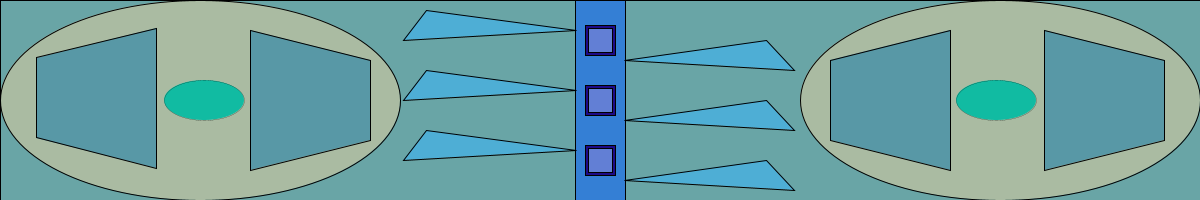
Frame 1 (no input)
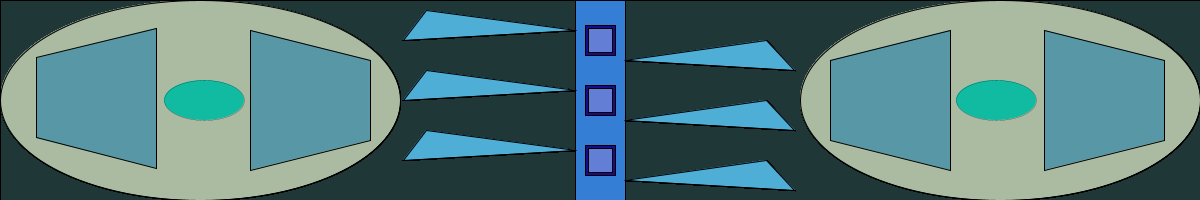
Frame 60 (the mouse pressed at the canvas centre just before this capture)
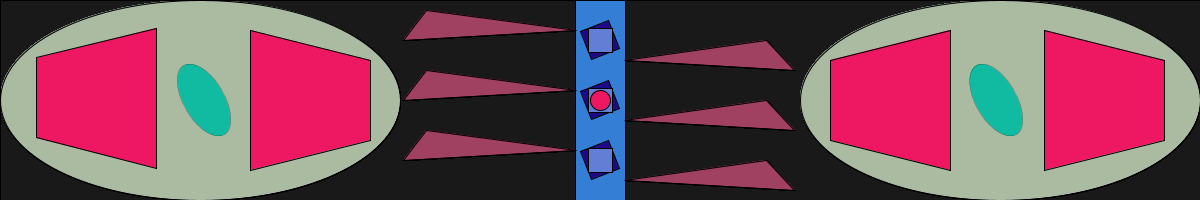
Frame 120 (the mouse held since frame 60 and released just before this capture)

The Processing sketch that drew these frames (run headless with seeded random() and noise(); from frame 60 on, the mouse is pressed at the canvas centre):

// Processing sketch: sketch_2
// ── sketch_2.pde
int triPos;
int triW;
int elSize;
int rectW;
int rectH;
int rectSize;
color triColor;
color quadColor;
int size;
 int x, y;

void setup (){
  size(1200,200);
  background(107, 168, 169);  
  triW = int(width*.48);
  elSize = 200;
  rectW = int(width*.5);
  rectH = int(height*.5);
  rectSize = int(width*.025); 
  rectMode(CENTER);
  triColor = color(random(0,255),random(0,255),100);
  quadColor = color(random(0,255),random(0,100),100);
  size = 200;
}

void draw (){ 
  fill(173, 191, 165);
  ellipse(elSize*5, elSize*.5, elSize*2, elSize);
  ellipse(elSize, elSize*.5, elSize*2, elSize);
  
  fill(53, 130, 217);
  rect(rectW, 0, 50, 400);
  
  pushMatrix();
  translate(width*.5, height*.5);
  rotate(radians(mouseX));
  rotate(radians(mouseY));
  fill(30, 10, 140); 
  rect(0, 0, rectSize, rectSize);
  popMatrix();
  
  pushMatrix();
  translate(width*.5, height*.2);
  rotate(radians(mouseX));
  rotate(radians(mouseY));
  rect(0, 0, rectSize , rectSize);
  popMatrix();
  
  pushMatrix();
  translate(width*.5, height*.8);
  rotate(radians(mouseX));
  rotate(radians(mouseY));
  rect(0, 0, rectSize , rectSize);
  popMatrix();
  
  fill(100, 130, 217);
  rect(rectW, rectH, rectSize*.8, rectSize*.8);
  rect(rectW, rectH*.4, rectSize*.8, rectSize*.8);
  rect(rectW, rectH*1.6, rectSize*.8 , rectSize*.8);
  
  fill(80, 177, 217);
  if(mousePressed){
    fill(triColor);
  }
   triangle(triW, 30, triW*.7, 40, triW*.74, 10);
  //triangle(380, 30, triPos, 40, triPos, 20);
  triangle(triW*1.085, 60, triW*1.38, 70, triW*1.33, 40);
  //triangle(430, 60, triPos +210, 70, triPos +210, 50);
  triangle(triW, 90, triW*.7, 100, triW*.74, 70);
  //triangle(380, 90, triPos, 100, triPos, 80);
  triangle(triW*1.085, 120, triW*1.38, 130, triW*1.33, 100);
  //triangle(430, 120, triPos +210, 130, triPos +210, 110);
  triangle(triW, 150, triW*.7, 160, triW*.74, 130);
  //triangle(380, 150, triPos, 160, triPos, 140);
  triangle(triW*1.085, 180, triW*1.38, 190, triW*1.33, 160);
  //triangle(430, 180, triPos +210, 190, triPos +210, 170);
  //quad(250, 30, 370, 60, 370, 140, 250, 170); 
  
  pushMatrix();
  scale(1.0);
  fill(90, 155, 169);
  if(mousePressed){
    fill(quadColor);
  }
  quad(250, 30, 370, 60, 370, 140, 250, 170);
  quad(950, 30, 830, 60, 830, 140, 950, 170);
  translate(width*.13, height*.84);
  rotate(radians(180));
  quad(0, 0, 120, 30, 120, 110, 0, 140); 
  popMatrix();
  
  pushMatrix();
  translate(width*.87, height*0.15);
  quad(0, 0, 120, 30, 120, 110, 0, 140);
  popMatrix();
  
   pushMatrix ();
  scale(.2);
  translate(width*.85, height*2.5);
  rotate(radians(mouseX));
  fill(17, 191, 165);
  ellipse(0, 0, size*2, size);
  popMatrix();
  
  pushMatrix ();
  scale(.2);
  translate(width*4.15, height*2.5);
  rotate(radians(mouseX));
  fill(17, 191, 165);
  ellipse(0, 0, size*2, size);
  popMatrix();

  fill(quadColor);
  x = mouseX;
  y = mouseY;
  if(mousePressed){
  ellipse(x, y, size*.1, size*.1);
  }
  fill(0,5);
  rect(600,100,width,height);
}

void keyPressed (){
  if(key == CODED) {
    if(keyCode == UP){
      size +=7; 
    }
    if(keyCode == DOWN) {
      size -=7;
    }
  }  
}
